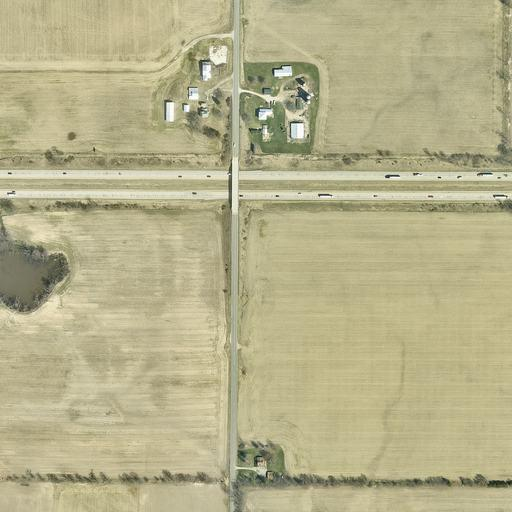
#> input picture benchmark-UAV-VLPA-nano-30/images/1.jpg, 512 x 512 px
$ python draw_circles.py
#> lines starting #> are read from the running program, lines starting #| are printed output that depends on the picture; after the words box and inside, x2 and y2 are one past the last pixel; in counts of white or black regions, pixels touching at a corner belong together
"""
Image Visualization Module

This module provides functionality to visualize identified points and paths
on satellite imagery by drawing circles and lines.
"""

import cv2
import numpy as np
from typing import Dict, Any, List, Tuple, Optional
import logging
import os

# Configure logging
logging.basicConfig(
    level=logging.INFO,
    format='%(asctime)s - %(name)s - %(levelname)s - %(message)s'
)
logger = logging.getLogger(__name__)

def draw_dots_and_lines_on_image(
    image_path: str,
    points_dict: Dict[str, Dict[str, Any]],
    output_path: str,
    circle_radius: int = 5,
    circle_color: Tuple[int, int, int] = (0, 0, 255),  # Red in BGR
    line_color: Tuple[int, int, int] = (0, 255, 0),    # Green in BGR
    thickness: int = 2
) -> Optional[np.ndarray]:
    """
    Draw circles at specified points and connect them with lines on an image.

    Args:
        image_path: Path to the input image
        points_dict: Dictionary containing points with their coordinates
        output_path: Path to save the output image
        circle_radius: Radius of the circles to draw
        circle_color: Color of the circles in BGR format
        line_color: Color of the connecting lines in BGR format
        thickness: Thickness of circles and lines

    Returns:
        Modified image as numpy array, or None if processing fails

    Raises:
        FileNotFoundError: If input image doesn't exist
        ValueError: If points dictionary is empty or invalid
        Exception: For other processing errors
    """
#> called with image_path = 'benchmark-UAV-VLPA-nano-30/images/1.jpg', output_path = 'test_output.jpg', circle_radius = 5, circle_color = (0, 0, 255), line_color = (0, 255, 0), thickness = 2
    try:
        # Validate input
        if not os.path.exists(image_path):
            raise FileNotFoundError(f"Image not found: {image_path}")

        if not points_dict:
            raise ValueError("Points dictionary is empty")

        # Read the image
        image = cv2.imread(image_path)
#> image is the input picture: shape (512, 512, 3); mean B, G, R 139.4, 177.1, 182.4
        if image is None:
            raise ValueError(f"Failed to read image: {image_path}")

        # Get image dimensions
        height, width = image.shape[:2]
#> height = 512; width = 512

        # Extract and validate points
        points = []
        for point_data in points_dict.values():
            try:
                x, y = point_data["coordinates"]
                # Convert percentage to pixel coordinates
                x_pixel = int((x / 100.0) * width)
                y_pixel = int((y / 100.0) * height)
                points.append((x_pixel, y_pixel))
            except (KeyError, ValueError, TypeError) as e:
                logger.warning(f"Invalid point data: {point_data}, Error: {e}")
                continue
#> after the loop, points = [(128, 128), (256, 256), (384, 384)]

        if not points:
            raise ValueError("No valid points found in points dictionary")

        # Draw circles at each point
        for point in points:
            cv2.circle(
                image,
                point,
                circle_radius,
                circle_color,
                thickness
            )
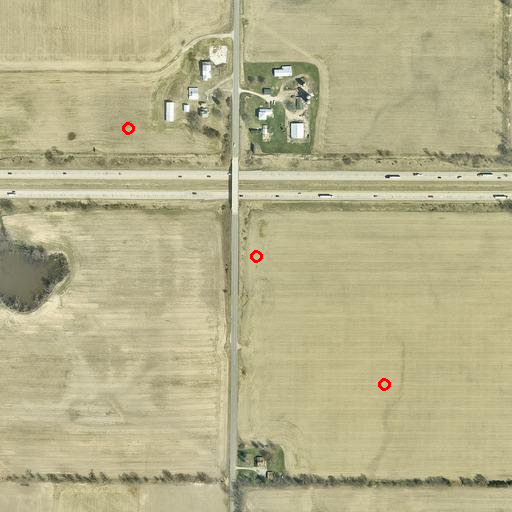
#> image: shape (512, 512, 3); 0.1% of pixels changed, all inside (x1, y1, x2, y2) = (122, 122, 391, 391)

        # Draw lines connecting points in sequence
        for i in range(len(points) - 1):
            cv2.line(
                image,
                points[i],
                points[i + 1],
                line_color,
                thickness
            )
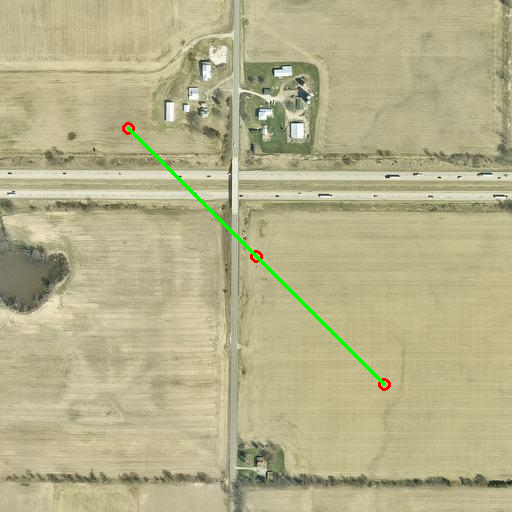
#> image: shape (512, 512, 3); 0.49% of pixels changed, all inside (x1, y1, x2, y2) = (127, 127, 386, 386)

        # Create output directory if it doesn't exist
        os.makedirs(os.path.dirname(output_path), exist_ok=True)

        # Save the image
        cv2.imwrite(output_path, image)
        logger.info(f"Saved annotated image to: {output_path}")

        return image

    except Exception as e:
        logger.error(f"Error processing image: {e}")
        return None

if __name__ == "__main__":
    # Example usage
    example_points = {
        "point1": {"type": "building", "coordinates": [25.0, 25.0]},
        "point2": {"type": "building", "coordinates": [50.0, 50.0]},
        "point3": {"type": "building", "coordinates": [75.0, 75.0]}
    }

    try:
        # Test with a sample image
        test_image = "benchmark-UAV-VLPA-nano-30/images/1.jpg"
        output_image = "test_output.jpg"

        result = draw_dots_and_lines_on_image(
            test_image,
            example_points,
            output_image
        )

        if result is not None:
            logger.info("Successfully processed test image")
        else:
            logger.error("Failed to process test image")

    except Exception as e:
        logger.error(f"Error in example: {e}")

$ run again, with benchmark-UAV-VLPA-nano-30/images/10.jpg copied over benchmark-UAV-VLPA-nano-30/images/1.jpg
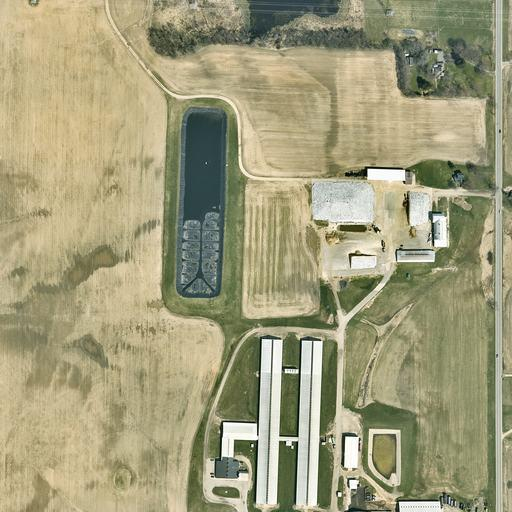
#> input picture benchmark-UAV-VLPA-nano-30/images/10.jpg, 512 x 512 px
#> in draw_dots_and_lines_on_image, image is the input picture: shape (512, 512, 3); mean B, G, R 123.2, 157, 161.1
#> after the loop in draw_dots_and_lines_on_image, `for point in points:`:
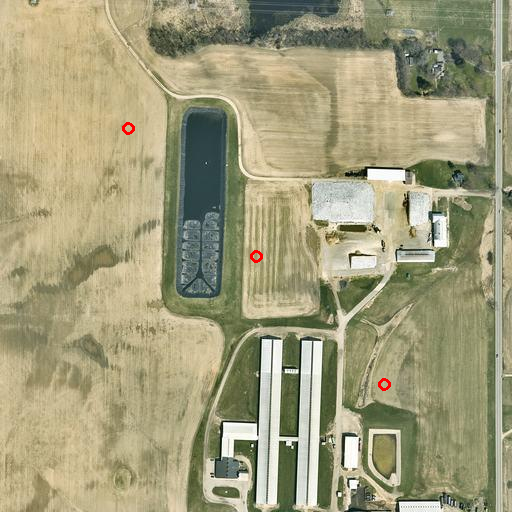
#> image: shape (512, 512, 3); 0.1% of pixels changed, all inside (x1, y1, x2, y2) = (122, 122, 391, 391)
#> after the loop in draw_dots_and_lines_on_image, `for i in range(len(points) - 1):`:
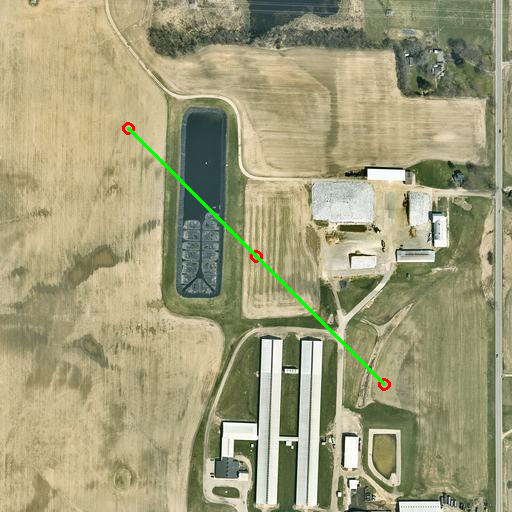
#> image: shape (512, 512, 3); 0.49% of pixels changed, all inside (x1, y1, x2, y2) = (127, 127, 386, 386)

$ run again, with benchmark-UAV-VLPA-nano-30/images/11.jpg copied over benchmark-UAV-VLPA-nano-30/images/1.jpg
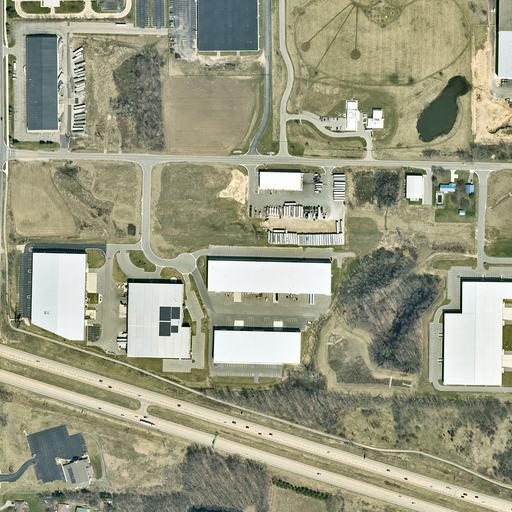
#> input picture benchmark-UAV-VLPA-nano-30/images/11.jpg, 512 x 512 px
#> in draw_dots_and_lines_on_image, image is the input picture: shape (512, 512, 3); mean B, G, R 129.9, 154.2, 153.7
#> after the loop in draw_dots_and_lines_on_image, `for point in points:`:
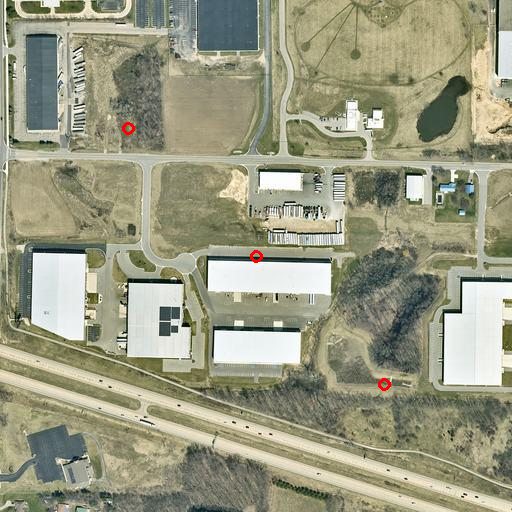
#> image: shape (512, 512, 3); 0.1% of pixels changed, all inside (x1, y1, x2, y2) = (122, 122, 391, 391)
#> after the loop in draw_dots_and_lines_on_image, `for i in range(len(points) - 1):`:
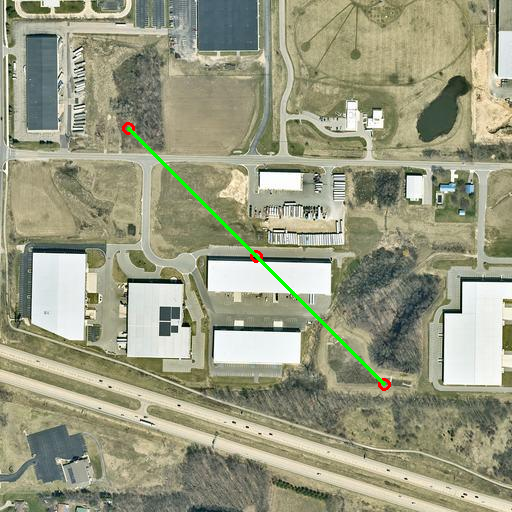
#> image: shape (512, 512, 3); 0.49% of pixels changed, all inside (x1, y1, x2, y2) = (127, 127, 386, 386)

$ run again, with benchmark-UAV-VLPA-nano-30/images/12.jpg copied over benchmark-UAV-VLPA-nano-30/images/1.jpg
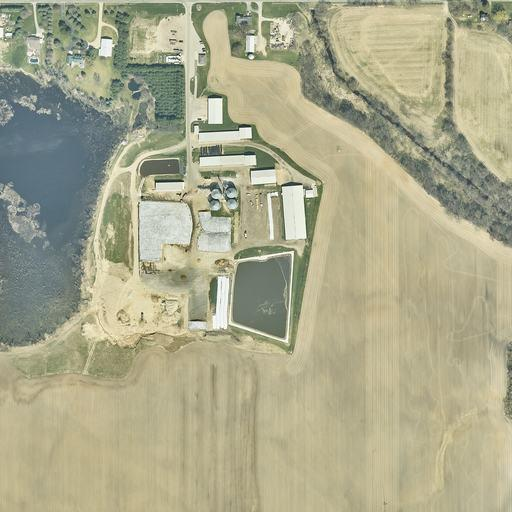
#> input picture benchmark-UAV-VLPA-nano-30/images/12.jpg, 512 x 512 px
#> in draw_dots_and_lines_on_image, image is the input picture: shape (512, 512, 3); mean B, G, R 140.4, 168.9, 170.4
#> after the loop in draw_dots_and_lines_on_image, `for point in points:`:
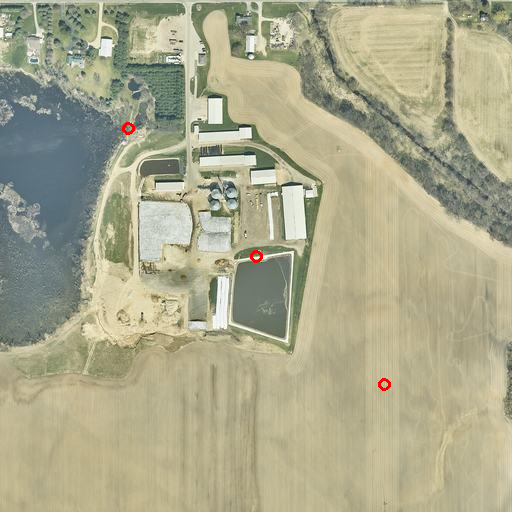
#> image: shape (512, 512, 3); 0.1% of pixels changed, all inside (x1, y1, x2, y2) = (122, 122, 391, 391)
#> after the loop in draw_dots_and_lines_on_image, `for i in range(len(points) - 1):`:
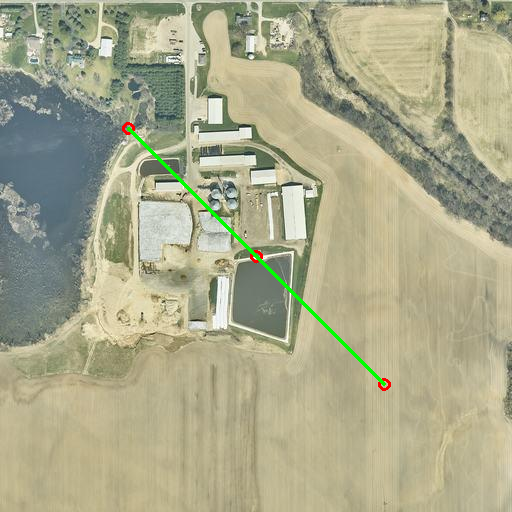
#> image: shape (512, 512, 3); 0.49% of pixels changed, all inside (x1, y1, x2, y2) = (127, 127, 386, 386)
